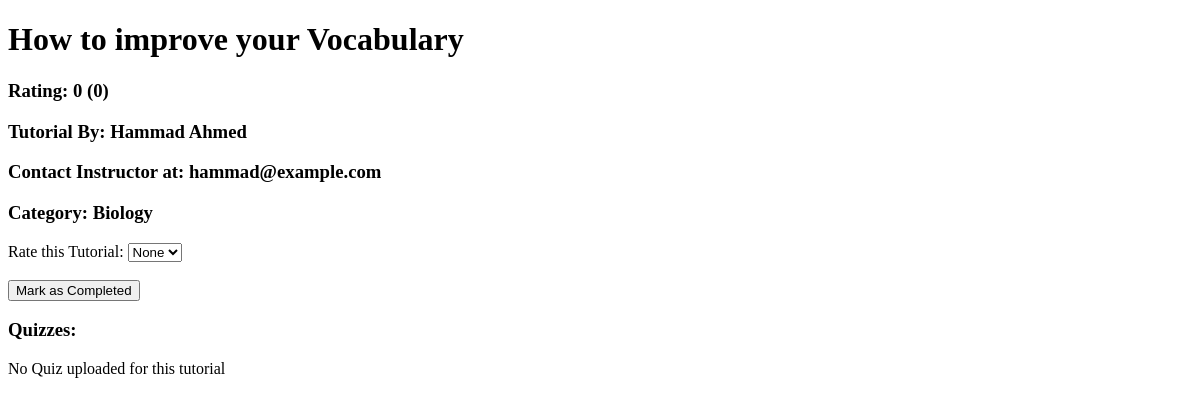
Page /Views/tutorial.php?id=19 (signed in) on the earlier database version.
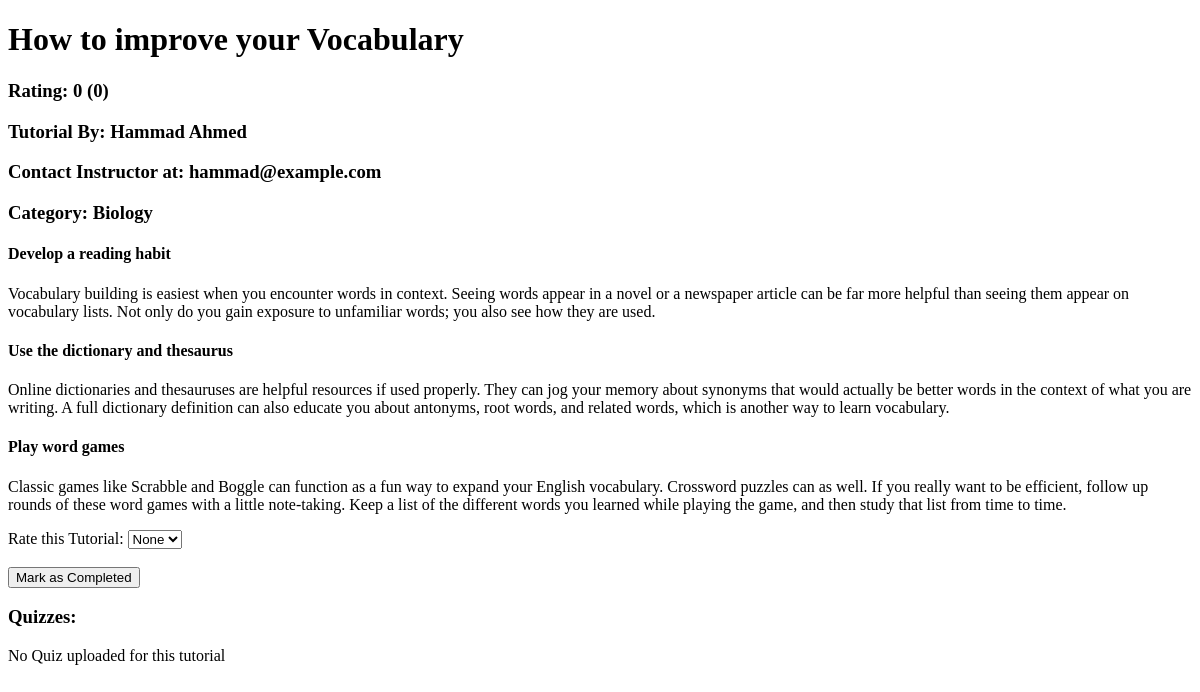
Same page on the later database version.
### tables this page shows
CREATE TABLE `paragraph` ( `id` INT NOT NULL AUTO_INCREMENT , `tutorial_id` INT NOT NULL , `heading` VARCHAR(100) NOT NULL , `content` VARCHAR(5000) NOT NULL , PRIMARY KEY (`id`));

### Models/TutorialModel.php (called while the page is built, shortened)
<?php
	require_once "DBconfig.php";
	function getTutorialByID($id){
		global $database_connection;
		$sql_query         = "SELECT * FROM tutorial WHERE id='$id'";
		$sql_query_execute = mysqli_query($database_connection, $sql_query);
		$sql_query_result  = mysqli_fetch_array($sql_query_execute);
		return $sql_query_result;
	}
?>

### Models/StudentTutorialBridgeModel.php (called while the page is built, shortened)
<?php
	require_once "DBconfig.php";
	function getRatingByStudentEmailandTutorialID($student_email, $tutorial_id){
		global $database_connection;
		$sql_query         = "SELECT tutorial_rating FROM student_tutorial_bridge WHERE " .
							 "student_email='$student_email' AND tutorial_id='$tutorial_id'";
		$sql_query_execute = mysqli_query($database_connection, $sql_query);
		$sql_query_result  = mysqli_fetch_array($sql_query_execute);
		return $sql_query_result;
	}
	function getTutorialAvgRating($tutorial_id){
		global $database_connection;
		$sql_query         = "SELECT ROUND(AVG(tutorial_rating), 2) FROM student_tutorial_bridge WHERE " .
		    				 "tutorial_id='$tutorial_id'";
		$sql_query_execute = mysqli_query($database_connection, $sql_query);
		$sql_query_result  = mysqli_fetch_array($sql_query_execute);
		return $sql_query_result;
	}
	function getTutorialNumOfRatings($tutorial_id){
		global $database_connection;
		$sql_query         = "SELECT COUNT(tutorial_rating) FROM student_tutorial_bridge WHERE " .
		    				 "tutorial_id='$tutorial_id'";
		$sql_query_execute = mysqli_query($database_connection, $sql_query);
		$sql_query_result  = mysqli_fetch_array($sql_query_execute);
		return $sql_query_result;
	}
?>

### Models/UserModel.php (called while the page is built, shortened)
<?php
	require_once "DBconfig.php";
	function getTeacherByEmail($email){
		global $database_connection;
		$sql_query         = "SELECT * FROM teacher WHERE email='$email'";
		$sql_query_execute = mysqli_query($database_connection, $sql_query);
		$sql_query_result  = mysqli_fetch_array($sql_query_execute);
		return $sql_query_result;
	}
?>

### Models/TutorialCategoryModel.php (called while the page is built, shortened)
<?php
	require_once "DBconfig.php";
	function getCategoryNameByID($id){
		global $database_connection;
		$sql_query         = "SELECT * FROM tutorial_categeory WHERE id='$id'";
		$sql_query_execute = mysqli_query($database_connection, $sql_query);
		$sql_query_result  = mysqli_fetch_array($sql_query_execute);
		return $sql_query_result;
	}
?>

### Models/ParagraphModel.php (called while the page is built, shortened)
<?php
	require_once "DBconfig.php";
	function getParagaphsByTutorialID($tutorial_id){
		global $database_connection;
		$sql_query         = "SELECT * FROM paragraph WHERE tutorial_id='$tutorial_id'";
		$sql_query_execute = mysqli_query($database_connection, $sql_query);
		return $sql_query_execute;
	}
?>

### Views/tutorial.php (the view, shortened to what the changed rows need)
<?php
	$student_loggedin  = false;
	if(isset($_SESSION['current_teacher_email']) && isset($_SESSION['current_teacher_username'])){
		$teacher_email     = $_SESSION["current_teacher_email"];
		$teacher_username  = $_SESSION["current_teacher_username"];
		$teacher_loggedin  = true;
	}
	elseif (isset($_SESSION['current_student_email']) && isset($_SESSION['current_student_username'])) {
		$student_email     = $_SESSION["current_student_email"];
		$student_loggedin  = true;
	}
	elseif(isset($_SESSION['admin_email']) && isset($_SESSION['admin_username'])){
		header("location: adminPanel.php?invalidAcess=ture");
	}
	else{
		header("location: login.php?notloggedin=true");
	}
	require_once "../Models/TutorialModel.php";
	require_once "../Models/TutorialCategoryModel.php";
	require_once "../Models/UserModel.php";
	require_once "../Models/ParagraphModel.php";
	require_once "../Models/QuizModel.php";
	require_once "../Models/StudentTutorialBridgeModel.php";
	$tutorial_id = $_GET["id"];
	$tutorial    = getTutorialByID($tutorial_id);
	$title               = $tutorial["title"];
	$tutorial_instructor = getTeacherByEmail($tutorial["instructor"]);
	$category    		 = getCategoryNameByID($tutorial["category_id"]);
	$current_tutorial_pargraphs_SQL_result = getParagaphsByTutorialID($tutorial_id);
	if($student_loggedin){
		$rating = getRatingByStudentEmailandTutorialID($student_email, $tutorial_id)["tutorial_rating"];
	}
	$avg_tutorial_rating = getTutorialAvgRating($tutorial_id)[0];
	$num_tutorial_rating = getTutorialNumOfRatings($tutorial_id)[0];
?>
<!DOCTYPE html>
<html>
<head>
</head>
<body>
	<h1><?php echo $title ?></h1>
	<h3>
		Rating: <?php echo $avg_tutorial_rating ? $avg_tutorial_rating : 0 ?>
		(<?php echo $num_tutorial_rating ?>)
	</h3>
	<h3>Tutorial By: <?php echo $tutorial_instructor["username"] ?></h3>
	<h3>Contact Instructor at: <?php echo $tutorial_instructor["email"] ?></h3>
	<h3>Category: <?php echo $category["name"] ?></h3>
	<?php
	while($paragraph = $current_tutorial_pargraphs_SQL_result->fetch_assoc()){
		echo "<h4>" . $paragraph["heading"]  . "</h4>\n";
		echo "<p>"  . $paragraph["content"]  . "</p>\n";
	}
	?>
	<?php if($student_loggedin){ ?>
		<?php if(!$rating){ ?>
		<form name="completedTutrial" action="../Controllers/CompletedTutorialController.php" method="POST">
			<label for="rating">Rate this Tutorial: </label>
			<select name="rating" required>
			</select>
			<br><br>
			<button name='completed'>Mark as Completed</button>
		</form>
		<?php } else{ ?>
			<p style="color: green">You have already completed this tutorial</p>
			<p style="color: green">You gave it <?php echo $rating ?> stars</p>
		<?php } ?>
	<?php } ?>
	<?php
	if($student_loggedin){
		echo "<h3>Quizzes:</h3>";
		$quiz_num = 1;
		if(!($quiz_num > 1)){
			echo "<p>No Quiz uploaded for this tutorial</p>";
		}
	}
	?>
</body>
</html>

Differences in the rows shown:
added paragraph: heading "Develop a reading habit", content "Vocabulary building is easiest when you encounter words in context. Seeing words appear in a novel or a newspaper article can be far more helpful than seeing them appear on vocabulary lists. Not only do you gain exposure to unfamiliar words; you also see how they are used."
added paragraph: heading "Use the dictionary and thesaurus", content "Online dictionaries and thesauruses are helpful resources if used properly. They can jog your memory about synonyms that would actually be better words in the context of what you are writing. A full dictionary definition can also educate you about antonyms, root words, and related words, which is another way to learn vocabulary."
added paragraph: heading "Play word games", content "Classic games like Scrabble and Boggle can function as a fun way to expand your English vocabulary. Crossword puzzles can as well. If you really want to be efficient, follow up rounds of these word games with a little note-taking. Keep a list of the different words you learned while playing the game, and then study that list from time to time."
